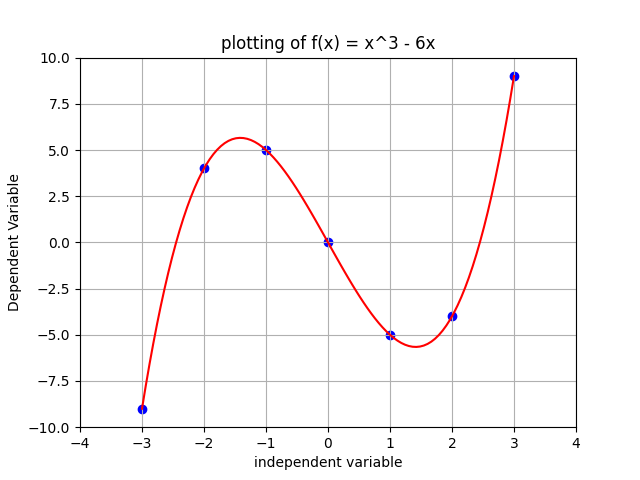

This chart was generated by the following Python code:
#THIS WORKPLACE IS FOR PLOTTING PRACTICE
import numpy as np
import matplotlib.pyplot as plt

def main():
    
    independent_var = np.linspace(-3, 3, 100)
    Dependendent_var = (independent_var**3) - (6 * independent_var)

    #scattering the actual points that we have
    x = np.linspace(-3, 3, 7) #or np.array([-3, -2, -1, 0, 1, 2, 3])
    fx = x**3 - 6*x

    plt.title('plotting of f(x) = x^3 - 6x')
    plt.plot(independent_var, Dependendent_var, color='red')
    plt.scatter(x, fx, color='blue', label='actual points')
    #plt.xticks(np.arange(0, 11, 1))
    #plt.yticks() <-- this is to adjust the labeling counting of any axis

    plt.xlim(min(independent_var)-1, max(independent_var) + 1)
    plt.ylim(min(Dependendent_var)-1, max(Dependendent_var)+1)

    plt.xlabel('independent variable')
    plt.ylabel('Dependent Variable')
    plt.grid()
    plt.savefig('workplace2.png')
    plt.show()
    print(independent_var)
    print(Dependendent_var)

    #other methods
    '''
    axvline	Vertical line	plt.axvline(x=2)
    axhline	Horizontal line	plt.axhline(y=3)
    axline	Arbitrary line	plt.axline((0,0), slope=1)

    #sample code
    import numpy as np
    import matplotlib.pyplot as plt

    x = np.linspace(-5, 5, 100)
    y = x**2

    plt.plot(x, y, label='y = x²')
    plt.axvline(x=0, color='black', linestyle='-', label='x=0')  # Vertical axis
    plt.axhline(y=0, color='black', linestyle='-', label='y=0')  # Horizontal axis
    plt.axline((1,1), slope=2, color='red', linestyle='--', label='Tangent at x=1')  # Tangent line
    plt.legend()
    plt.grid(True)
    plt.savefig('workplace2.png')
    plt.show()'''

if __name__ == '__main__':
    main()